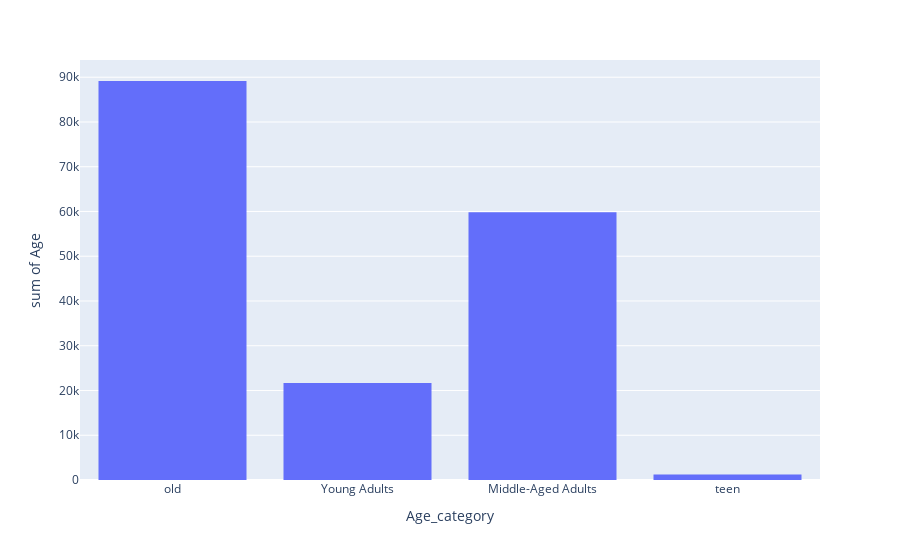

Notebook cell for this chart:
### Markdown cell above
* Yaş kategorilerine göre dağılımı görselleştirelim

### Code cell
fig = px.histogram(df , y = 'Age' , x = 'Age_category')
fig.show()

### Figure 1 — Plotly figure (JSON) as saved in the notebook; plotly's stock layout.template omitted (floating-point values rounded to 4 significant figures; data arrays with more than 128 entries replaced by an {"elided": "..."} marker saying what was removed)
{"data": [{"alignmentgroup": "True", "bingroup": "x", "histfunc": "sum", "hovertemplate": "Age_category=%{x}<br>sum of Age=%{y}<extra></extra>", "legendgroup": "", "marker": {"color": "#636efa", "pattern": {"shape": ""}}, "name": "", "offsetgroup": "", "orientation": "v", "showlegend": false, "type": "histogram", "x": {"elided": "3900 str values"}, "xaxis": "x", "y": {"elided": "3900 int values"}, "yaxis": "y"}], "layout": {"barmode": "relative", "legend": {"tracegroupgap": 0}, "margin": {"t": 60}, "xaxis": {"anchor": "y", "domain": [0, 1], "title": {"text": "Age_category"}}, "yaxis": {"anchor": "x", "domain": [0, 1], "title": {"text": "sum of Age"}}}}
